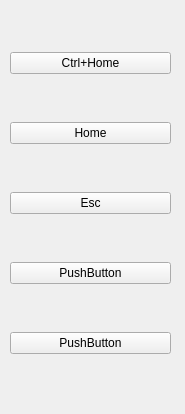
<?xml version="1.0" encoding="UTF-8"?>
<ui version="4.0">
 <class>Tools</class>
 <widget class="QWidget" name="Tools">
  <property name="geometry">
   <rect>
    <x>0</x>
    <y>0</y>
    <width>185</width>
    <height>414</height>
   </rect>
  </property>
  <property name="windowTitle">
   <string>Form</string>
  </property>
  <widget class="QWidget" name="verticalLayoutWidget">
   <property name="geometry">
    <rect>
     <x>10</x>
     <y>10</y>
     <width>161</width>
     <height>391</height>
    </rect>
   </property>
   <layout class="QVBoxLayout" name="verticalLayout">
    <item>
     <widget class="QPushButton" name="pushButton_5">
      <property name="focusPolicy">
       <enum>Qt::NoFocus</enum>
      </property>
      <property name="text">
       <string>Ctrl+Home</string>
      </property>
     </widget>
    </item>
    <item>
     <widget class="QPushButton" name="pushButton_4">
      <property name="focusPolicy">
       <enum>Qt::NoFocus</enum>
      </property>
      <property name="text">
       <string>Home</string>
      </property>
     </widget>
    </item>
    <item>
     <widget class="QPushButton" name="pushButton_3">
      <property name="focusPolicy">
       <enum>Qt::NoFocus</enum>
      </property>
      <property name="text">
       <string>Esc</string>
      </property>
     </widget>
    </item>
    <item>
     <widget class="QPushButton" name="pushButton_2">
      <property name="focusPolicy">
       <enum>Qt::NoFocus</enum>
      </property>
      <property name="text">
       <string>PushButton</string>
      </property>
     </widget>
    </item>
    <item>
     <widget class="QPushButton" name="pushButton">
      <property name="focusPolicy">
       <enum>Qt::NoFocus</enum>
      </property>
      <property name="text">
       <string>PushButton</string>
      </property>
     </widget>
    </item>
   </layout>
  </widget>
 </widget>
 <resources/>
 <connections/>
</ui>
